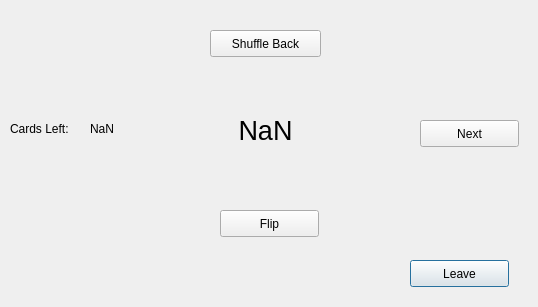
<?xml version="1.0" encoding="UTF-8"?>
<ui version="4.0">
 <class>CardViewer</class>
 <widget class="QDialog" name="CardViewer">
  <property name="geometry">
   <rect>
    <x>0</x>
    <y>0</y>
    <width>538</width>
    <height>307</height>
   </rect>
  </property>
  <property name="windowTitle">
   <string>Dialog</string>
  </property>
  <widget class="QPushButton" name="leaveButton">
   <property name="geometry">
    <rect>
     <x>410</x>
     <y>260</y>
     <width>99</width>
     <height>27</height>
    </rect>
   </property>
   <property name="text">
    <string>Leave</string>
   </property>
  </widget>
  <widget class="QLabel" name="ViewerDisplay">
   <property name="geometry">
    <rect>
     <x>130</x>
     <y>90</y>
     <width>271</width>
     <height>81</height>
    </rect>
   </property>
   <property name="font">
    <font>
     <family>Ubuntu</family>
     <pointsize>20</pointsize>
     <weight>50</weight>
     <bold>false</bold>
     <strikeout>false</strikeout>
    </font>
   </property>
   <property name="text">
    <string>NaN</string>
   </property>
   <property name="alignment">
    <set>Qt::AlignCenter</set>
   </property>
  </widget>
  <widget class="QPushButton" name="flipButton">
   <property name="geometry">
    <rect>
     <x>220</x>
     <y>210</y>
     <width>99</width>
     <height>27</height>
    </rect>
   </property>
   <property name="toolTip">
    <string>See the other side of the card</string>
   </property>
   <property name="text">
    <string>Flip</string>
   </property>
  </widget>
  <widget class="QPushButton" name="nextButton">
   <property name="geometry">
    <rect>
     <x>420</x>
     <y>120</y>
     <width>99</width>
     <height>27</height>
    </rect>
   </property>
   <property name="toolTip">
    <string>Next Card (current card will be tossed)</string>
   </property>
   <property name="text">
    <string>Next</string>
   </property>
  </widget>
  <widget class="QPushButton" name="shuffleButton">
   <property name="geometry">
    <rect>
     <x>210</x>
     <y>30</y>
     <width>111</width>
     <height>27</height>
    </rect>
   </property>
   <property name="toolTip">
    <string>Shuffles card back into deck so you can retest yourself</string>
   </property>
   <property name="toolTipDuration">
    <number>-1</number>
   </property>
   <property name="text">
    <string>Shuffle Back</string>
   </property>
  </widget>
  <widget class="QLabel" name="cards_left">
   <property name="geometry">
    <rect>
     <x>10</x>
     <y>120</y>
     <width>81</width>
     <height>17</height>
    </rect>
   </property>
   <property name="text">
    <string>Cards Left:</string>
   </property>
  </widget>
  <widget class="QLabel" name="cards_left_indicator">
   <property name="geometry">
    <rect>
     <x>90</x>
     <y>120</y>
     <width>31</width>
     <height>17</height>
    </rect>
   </property>
   <property name="text">
    <string>NaN</string>
   </property>
  </widget>
 </widget>
 <resources/>
 <connections/>
</ui>
